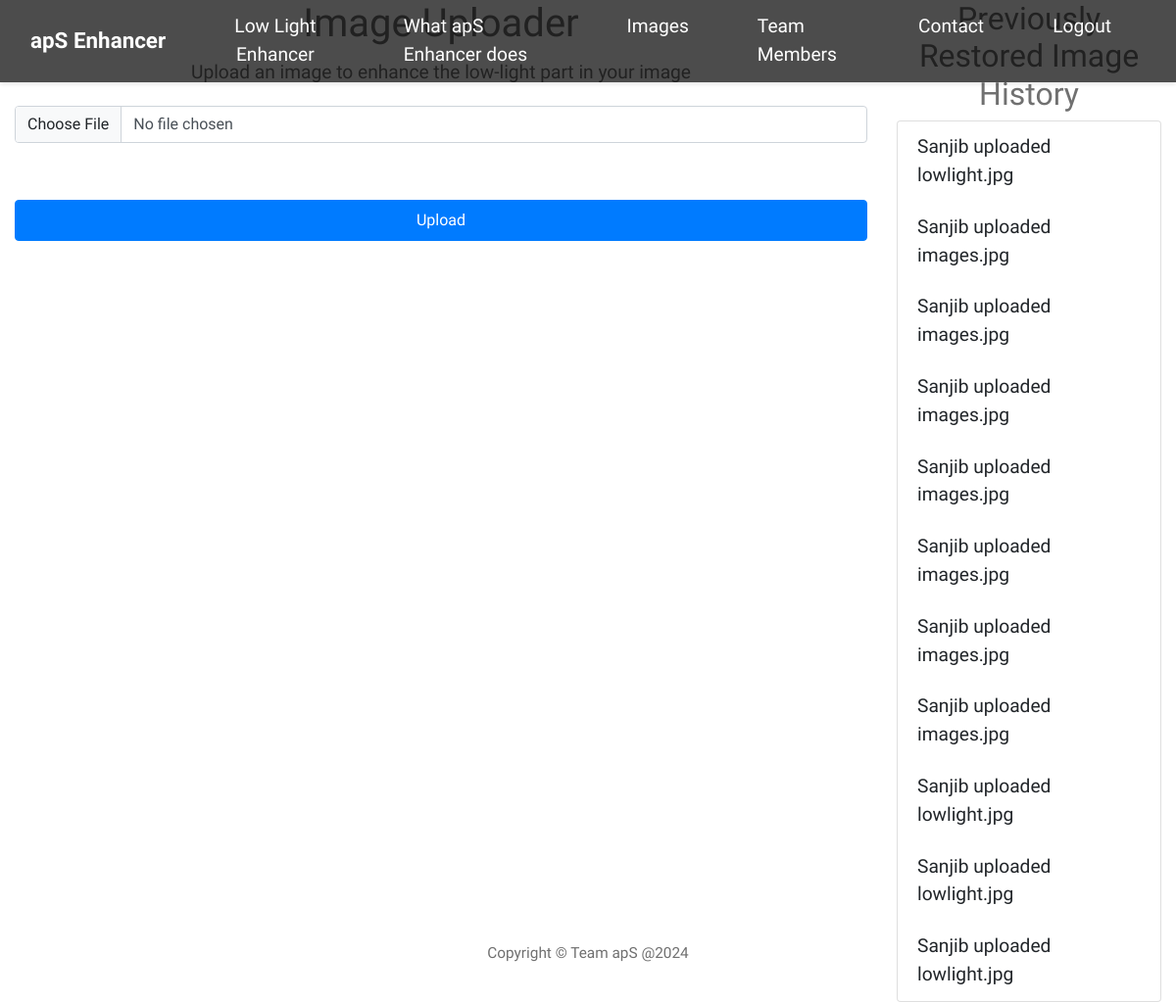
The page /home (signed in) on the database as committed earlier.
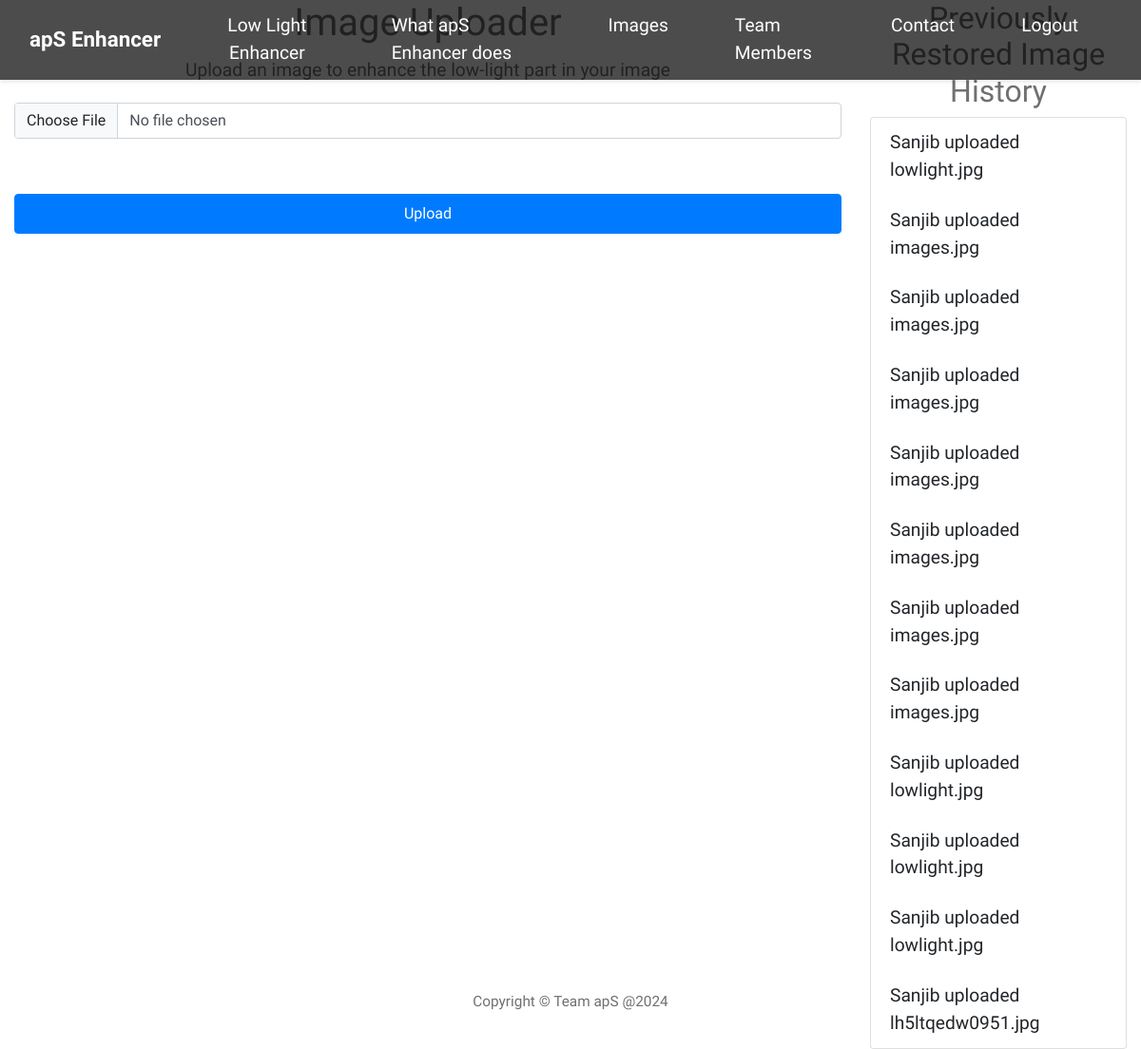
The same page on the database as committed later.
### image_restorer/model.py (models this page shows)
class User(db.Model, UserMixin):
    id = db.Column(db.Integer, primary_key=True)
    email = db.Column(db.String(150), unique=True)
    password = db.Column(db.String(150))
    full_name = db.Column(db.String(200))
    images = db.relationship("Image", backref="user")

class Image(db.Model):
    id = db.Column(db.Integer, primary_key=True)
    name = db.Column(db.String(150))
    uploader = db.Column(db.Integer, db.ForeignKey("user.id"))
    image_path = db.Column(db.String(200))
    restored_image_path = db.Column(db.String(200))
    restoration_date = db.Column(db.DateTime(timezone=True), default=func.now())

### image_restorer/views.py (the view, shortened to what this page needs)
@views.route("/home", methods=["GET", "POST"])
@login_required
def home():
    user_uploaded_images = Image.query.filter_by(uploader=current_user.id).all()
    image_names = [image.name for image in user_uploaded_images]
    return render_template(
        "home.html", current_user=current_user, image_names=image_names
    )

### image_restorer/__init__.py (called while the page is built)
def create_app():
    app.config["SECRET_KEY"] = "xxcc3344"
    app.config["SQLALCHEMY_DATABASE_URI"] = f"sqlite:///{DB_NAME}"
    app.config["UPLOAD_FOLDER"] = "static/uploads/"
    app.config["OUTPUT_FOLDER"] = "static/restored/"
    app.config["ALLOWED_EXTENSIONS"] = set(["png", "jpg", "jpeg"])
    db.init_app(app)
    from .views import views
    from .auth import auth
    from .model import User, Image
    app.register_blueprint(views, url_prefix="/")
    app.register_blueprint(auth, url_prefix="/")
    login_manager = LoginManager()
    login_manager.login_view = "auth.login"
    login_manager.init_app(app)
    @login_manager.user_loader
    def load_user(id):
        return User.query.get(int(id))
    with app.app_context():
        db.create_all()
    return app

### image_restorer/templates/home.html (shortened to what this page needs)
<!DOCTYPE html>
<html lang="en">
  <head>
    <link
      href="https://cdn.jsdelivr.net/npm/bootstrap@5.3.3/dist/css/bootstrap.min.css"
      rel="stylesheet"
    />
    <link
      rel="stylesheet"
      href="{{ url_for('static', filename='fontawesome-5.5/css/all.min.css') }}"
    />
    <link
      rel="stylesheet"
      href="{{ url_for('static', filename='slick/slick.css') }}"
    />
    <link
      rel="stylesheet"
      href="{{ url_for('static', filename='slick/slick-theme.css') }}"
    />
    <link
      rel="stylesheet"
      href="{{ url_for('static', filename='magnific-popup/magnific-popup.css') }}"
    />
    <link
      rel="stylesheet"
      href="{{ url_for('static', filename='css/bootstrap.min.css') }}"
    />
    <link
      rel="stylesheet"
      href="{{ url_for('static', filename='css/tooplate-infinite-loop.css') }}"
    />
    <link
      rel="stylesheet"
      href="{{ url_for('static', filename='css/navigation.css') }}"
    />
  </head>
  <body>
    <section id="navbar" class="tm-navbar">
      <nav class="navbar navbar-expand-md tm-navbar" id="tmNav">
        <div class="container-fluid">
          <div class="tm-next">
            <a href="#infinite" class="navbar-brand">apS Enhancer</a>
          </div>
          <div class="collapse navbar-collapse" id="navbarSupportedContent">
            <ul class="navbar-nav ml-auto">
              <li class="nav-item">
                <form action="/auth" method="POST">
                  <button
                    type="submit"
                    class="nav-link tm-nav-link"
                    style="border: none; background: none; cursor: pointer"
                  >
                    Low Light Enhancer
                  </button>
                </form>
              </li>
              <li class="nav-item">
                <a class="nav-link tm-nav-link" href="#whatwedo"
                  >What apS Enhancer does</a
                >
              </li>
              <li class="nav-item">
                <a class="nav-link tm-nav-link" href="#gallery">Images</a>
              </li>
              <li class="nav-item">
                <a class="nav-link tm-nav-link" href="#testimonials"
                  >Team Members</a
                >
              </li>
              <li class="nav-item">
                <a class="nav-link tm-nav-link" href="#contact">Contact</a>
              </li>
              <li class="nav-item">
                {% if current_user.is_authenticated %}
                <form action="{{ url_for('auth.logout') }}" method="post">
                  <button
                    class="nav-link tm-nav-link"
                    type="submit"
                    style="border: none; background: none; cursor: pointer"
                  >
                    Logout
                  </button>
                </form>
                {% endif %}
              </li>
            </ul>
          </div>
        </div>
      </nav>
    </section>
    <section id="image-upload">
      <div class="container-fluid">
        <div class="row">
          <div class="col-md-9">
            <h1 class="text-center">Image Uploader</h1>
            <p class="text-center">
              Upload an image to enhance the low-light part in your image
            </p>
            <form method="POST" enctype="multipart/form-data">
              <input type="file" class="form-control" id="image" name="image" />
              <br />
              <br />
              <div class="text-center">
                <button
                  type="submit"
                  value="upload"
                  class="btn btn-primary btn-block"
                >
                  Upload
                </button>
              </div>
            </form>
          </div>
          <div class="col-md-3">
            <h2 class="text-center">Previously Restored Image History</h2>
            <ul class="list-group">
              {% for image_name in image_names %}
              <li class="list-group-item">
                {{ current_user.full_name }} uploaded {{ image_name }}
              </li>
              {% endfor %}
            </ul>
          </div>
        </div>
      </div>
    </section>
    <footer class="text-center small tm-footer">
      <p class="mb-0">Copyright &copy; Team apS @2024</p>
    </footer>
  </body>
</html>

### static/css/tooplate-infinite-loop.css (style rules this page uses)
body { font-family: "Raleway", sans-serif; font-size: 1.2em; color: #707070; margin: 0; padding: 0; overflow-x: hidden; }
a { transition: all 0.3s ease; color: #38B; }
.btn { padding: 8px 32px; }
.tm-navbar { position: fixed; width: 100%; z-index: 1000; background-color: transparent; transition: all 0.3s ease; }
.navbar-brand { color: white; font-size: 1.4rem; font-weight: bold; }
.nav-item { list-style: none; }
.tm-nav-link { color: white; }
::placeholder { color: white; opacity: 1; }
.tm-footer { position: absolute; bottom: 35px; left: 0; right: 0; padding: 0 15px; }
p { line-height: 1.9; }
@media (min-width: 768px) { .navbar-expand-md .navbar-nav .nav-link { padding-right: 30px; padding-left: 30px; } }

### static/css/navigation.css (style rules this page uses)
.navbar { background-color: rgba(0, 0, 0, 0.7); }
.navbar-nav .nav-link { color: #ffffff; padding: 5px 5px; margin: 0 5px; }
.navbar { box-shadow: 0 2px 4px rgba(0, 0, 0, 0.1); }

Rows that differ between the two databases and show on the page:
added Image: {{ current_user.full_name }} "Sanjib", name "lh5ltqedw0951.jpg"
